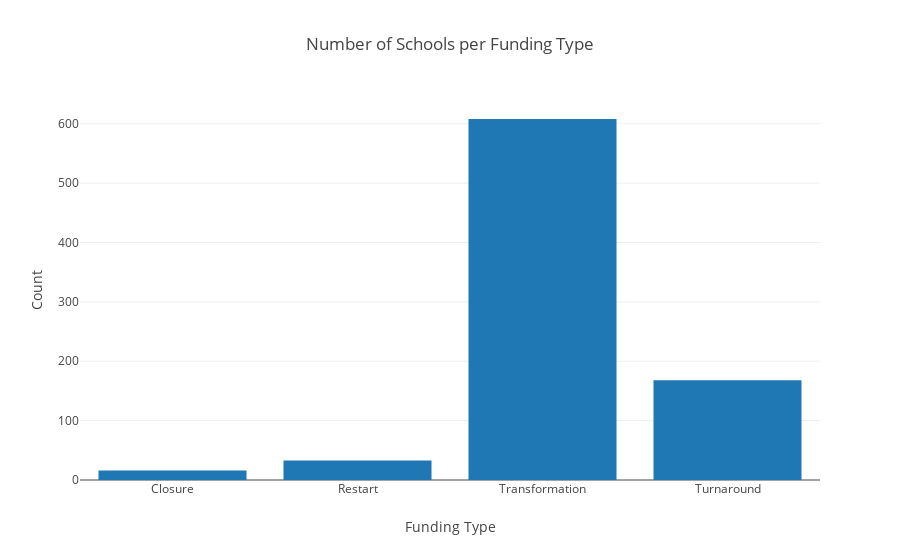

Notebook code cell kept with this figure:
### Code cell
iplot(
    go.Figure(
        data = [
            go.Bar(x= model_counts.index, y = model_counts),
        ],
    
        layout = go.Layout(
            title = "Number of Schools per Funding Type",
            xaxis = dict(title="Funding Type"),
            yaxis = dict(title="Count")
        )
))

### Figure 1 — Plotly figure (JSON) as saved in the notebook; plotly's stock layout.template omitted (floating-point values rounded to 4 significant figures)
{"data": [{"type": "bar", "uid": "919d834b-fc60-4b02-9480-a8325fad28cf", "x": ["Closure", "Restart", "Transformation", "Turnaround"], "y": [16, 33, 608, 168]}], "layout": {"autosize": true, "title": {"text": "Number of Schools per Funding Type"}, "xaxis": {"autorange": true, "range": [-0.5, 3.5], "title": {"text": "Funding Type"}, "type": "category"}, "yaxis": {"autorange": true, "range": [0, 640], "title": {"text": "Count"}, "type": "linear"}}}
